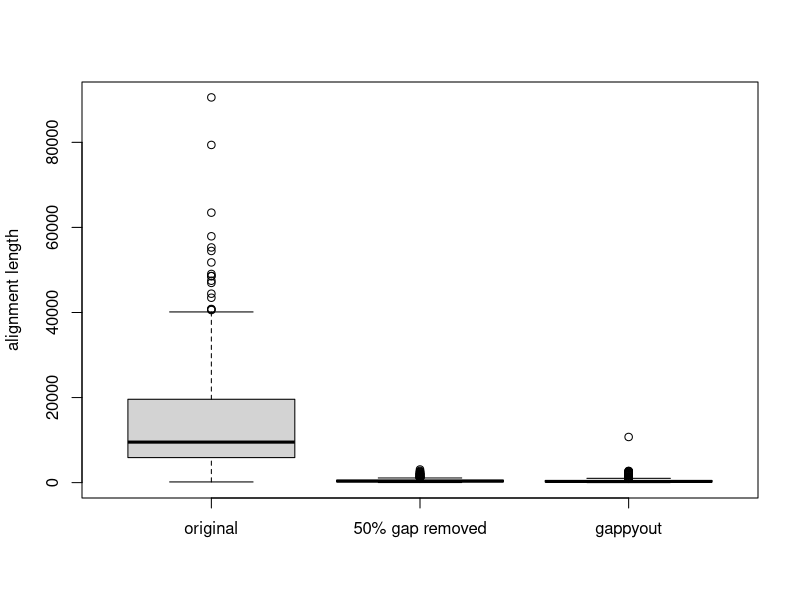
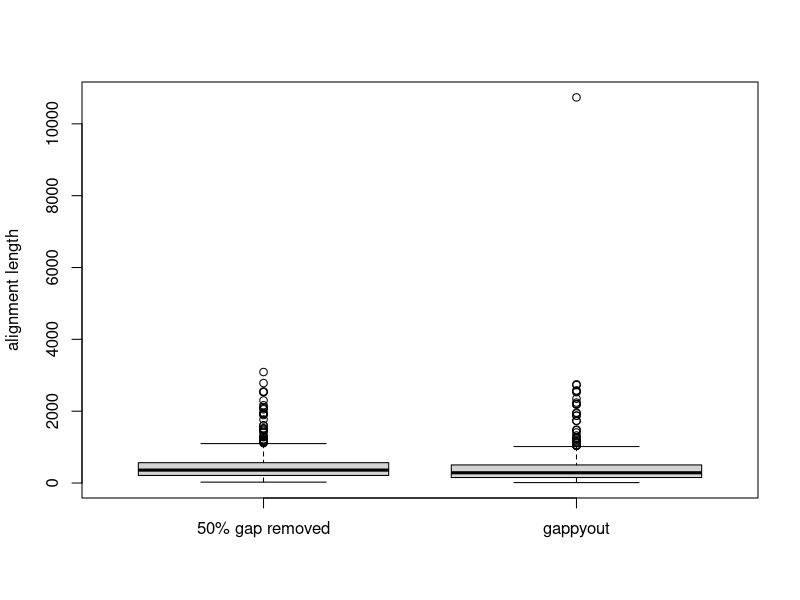
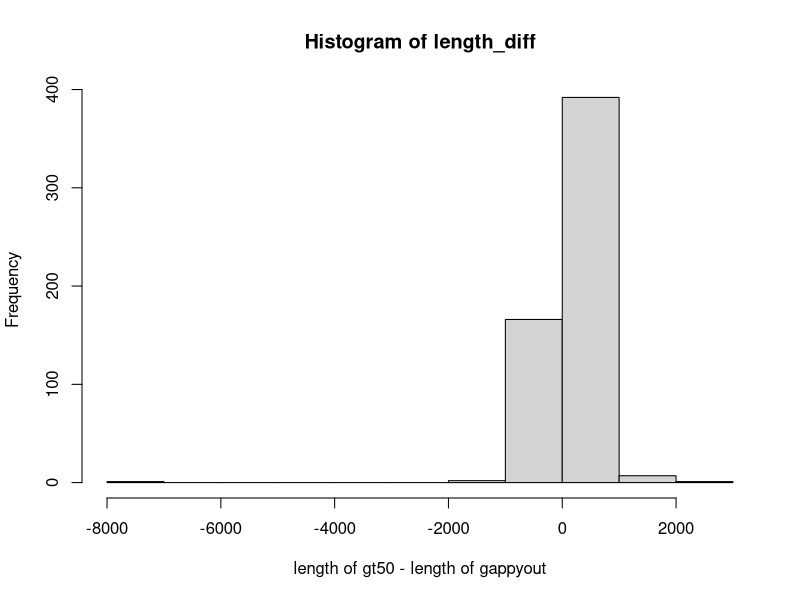
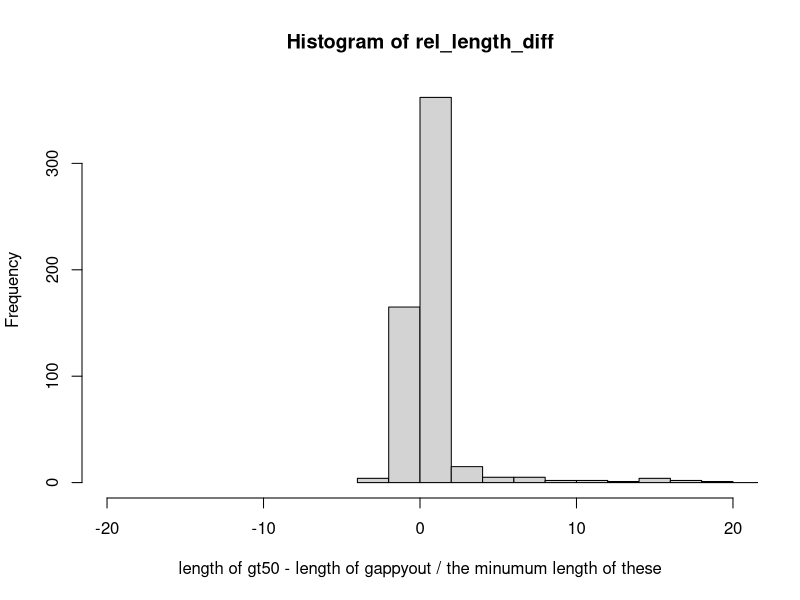
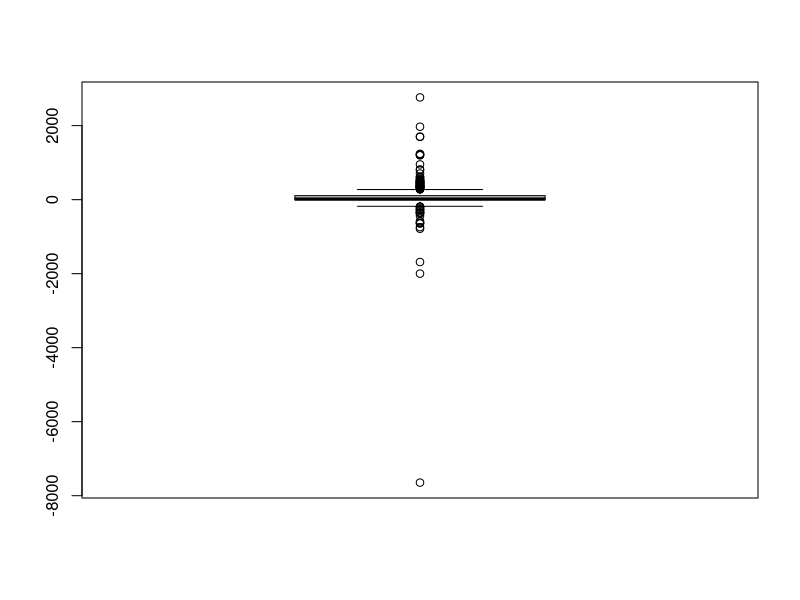
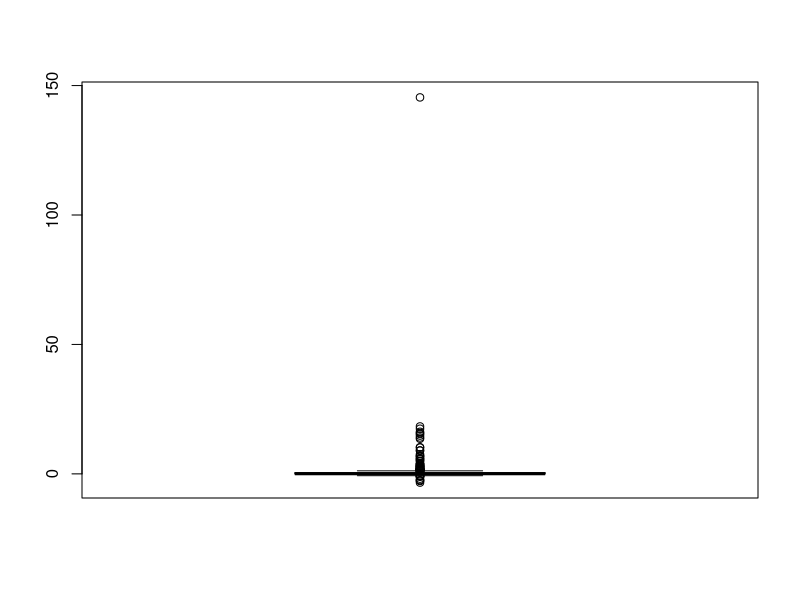
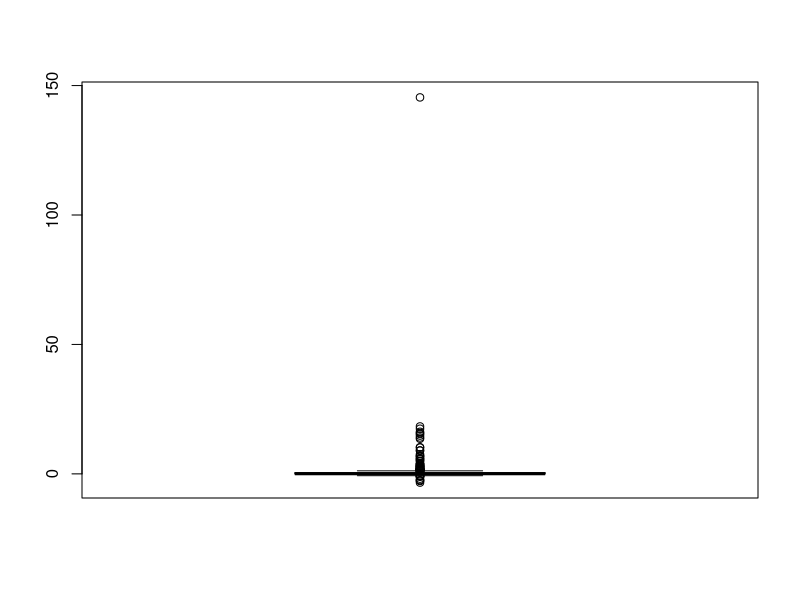
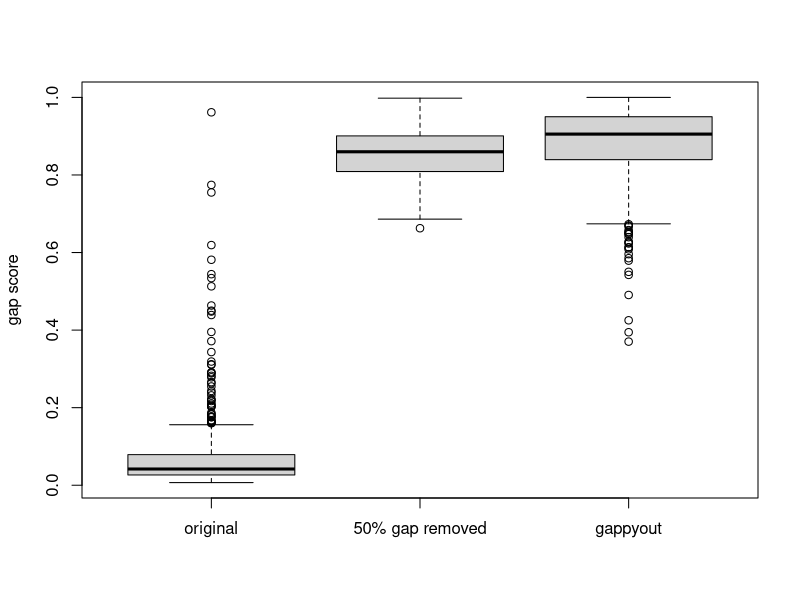

Write R code to recreate these figures, in order.
scores = read.csv("alignment_scores.csv")

#lengths
boxplot(scores$length_orig, scores$length_gt, scores$length_gappyout, names= c("original", "50% gap removed", "gappyout"), ylab = "alignment length")
boxplot(scores$length_gt, scores$length_gappyout, names = c("50% gap removed", "gappyout"), ylab = "alignment length")
length_diff = scores$length_gt - scores$length_gappyout
rel_length_diff = (scores$length_gt - scores$length_gappyout) / pmin(scores$length_gt, scores$length_gappyout)
hist(length_diff, xlab = "length of gt50 - length of gappyout")
hist(rel_length_diff, xlab = "length of gt50 - length of gappyout / the minumum length of these", xlim = c(-20, 20), breaks = 100)
boxplot(length_diff)
boxplot(rel_length_diff)
boxplot(rel_length_diff)
scores[which(scores$length_gt-scores$length_gappyout < -1000),]
scores[which(rel_length_diff > 10 | rel_length_diff < -10),]
t.test(scores$length_gappyout, scores$length_gt, alternative="two.sided")
t.test(scores$length_gappyout, scores$length_gt, alternative="less")

#gap scores
boxplot(scores$gtscore_orig, scores$gt_score_gt, scores$gt_score_gappyout, names = c("original", "50% gap removed", "gappyout"), ylab = "gap score")


#similarity scores
boxplot(scores$sscore_orig, scores$sscore_gt, scores$sscore_gappyout, names = c("original", "50% gap removed", "gappyout"), ylab = "similarity score")
boxplot(scores$sscore_gt, scores$sscore_gappyout, names = c("50% gap removed", "gappyout"), ylab = "similarity score")
scores[which(scores$sscore_gt < 0.01),]
improvement_gt = scores$sscore_gt - scores$sscore_orig
improvement_gappy = scores$sscore_gappyout - scores$sscore_orig
boxplot(improvement_gt, improvement_gappy, names = c("50% gap removed", "gappyout"), ylab = "improvement in similarity score")

boxplot(scores$sscore_gt - scores$sscore_gappyout, ylab = "similarity score gt50 - similarity score gappyout")
length((scores$sscore_gt - scores$sscore_gappyout)[(scores$sscore_gt - scores$sscore_gappyout) < 0])
length((scores$sscore_gt - scores$sscore_gappyout)[(scores$sscore_gt - scores$sscore_gappyout) >0])
scores[which(improvement_gappy < 0 | improvement_gt < 0),]
t.test(scores$sscore_orig, scores$sscore_gt, paired=TRUE, alternative="less")
t.test(scores$sscore_orig, scores$sscore_gappyout, paired=TRUE, alternative="less")
t.test(scores$sscore_gt, scores$sscore_gappyout, paired=TRUE, alternative="less")

